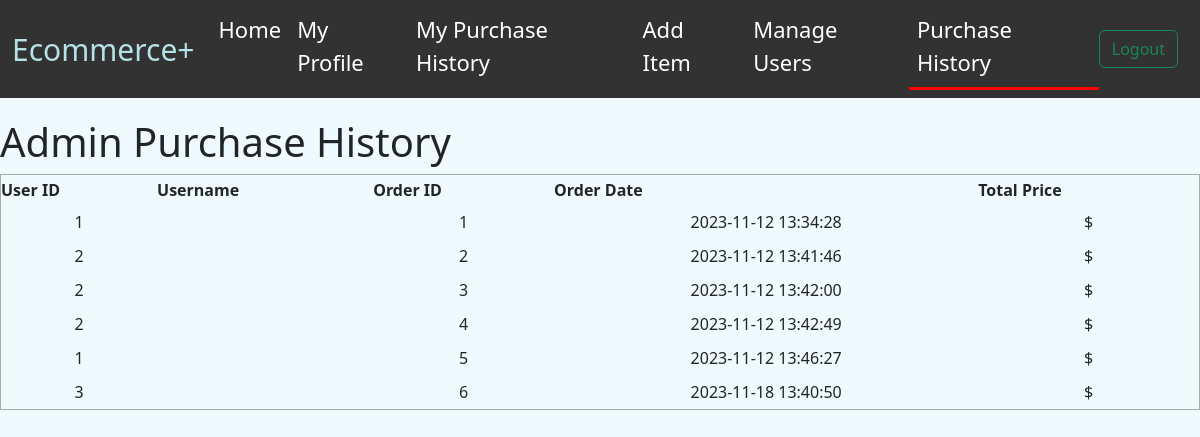
/purchase_history (signed in), run on the app's committed database.
### tables this page shows
CREATE TABLE orders (
    order_id INTEGER PRIMARY KEY AUTOINCREMENT,
    user_id INTEGER NOT NULL,
    order_date DATETIME DEFAULT CURRENT_TIMESTAMP,
    order_price DECIMAL(10, 2) NOT NULL,
    order_payment_method VARCHAR(255) NOT NULL,
    card_id INTEGER,  
    FOREIGN KEY (user_id) REFERENCES users(user_id),
    FOREIGN KEY (card_id) REFERENCES card_details(card_id)  
);

### app.py (the view)
@app.route('/purchase_history', methods=['GET', 'POST'])
def purchase_history():
    try:
        if request.method == 'GET':
            conn = get_db_connection()
            orders = conn.execute('SELECT * FROM orders').fetchall()
            conn.close()
            return render_template('purchase_history.html', orders=orders)
    except Exception as e:
        print(str(e))
        return redirect('/')

### app.py (called while the page is built)
def get_db_connection():
    conn = sqlite3.connect('sql_database.db')
    conn.row_factory = sqlite3.Row
    return conn

### templates/purchase_history.html (shortened to what this page needs)
{% extends 'base.html' %}
{% block body %}
<body>
    <h1>Admin Purchase History</h1>
    <table>
        <thead>
            <tr>
                <th>User ID</th>
                <th>Username</th>
                <th>Order ID</th>
                <th>Order Date</th>
                <th>Total Price</th>
            </tr>
        </thead>
        <tbody>
            {% for order in orders %}
            <tr>
                <td>{{ order.user_id }}</td>
                <td>{{ order.username }}</td>
                <td>{{ order.order_id }}</td>
                <td>{{ order.order_date }}</td>
                <td>${{ order.total_price }}</td>
            </tr>
            {% endfor %}
        </tbody>
    </table>
</body>
{% endblock %}

### static/css/main.css (style rules this page uses)
* { margin: 0; padding: 0; }
body, html { height: 100%; font-family: sans-serif; }
table, td, th { border: 1px solid #aaa; }
table { border-collapse: collapse; width: 100%; }
th { height: 30px; }
td { text-align: center; padding: 5px; }
body { background-color: #EFFAFD !important; }

### data on the page
orders: user_id "1", order_id "1", order_date "2023-11-12 13:34:28"
orders: user_id "2", order_id "2", order_date "2023-11-12 13:41:46"
orders: user_id "2", order_id "3", order_date "2023-11-12 13:42:00"
orders: user_id "2", order_id "4", order_date "2023-11-12 13:42:49"
orders: user_id "1", order_id "5", order_date "2023-11-12 13:46:27"
orders: user_id "3", order_id "6", order_date "2023-11-18 13:40:50"
